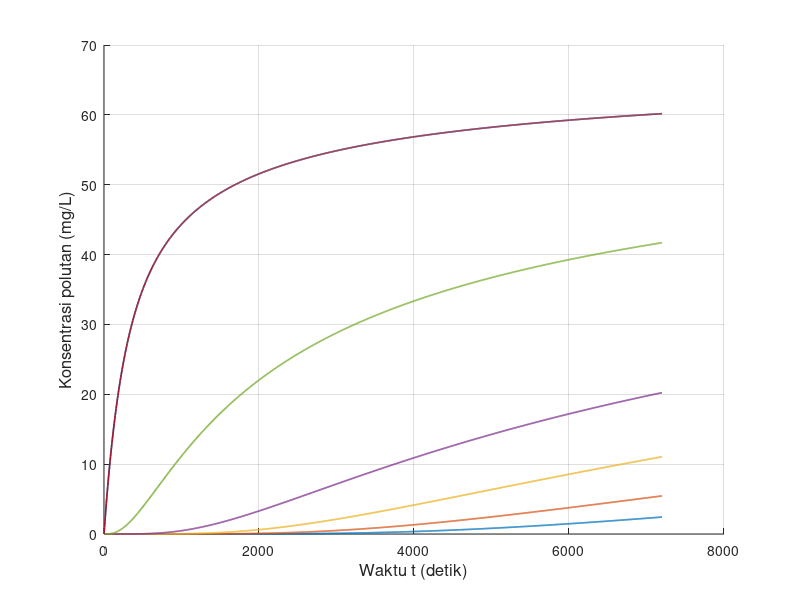

Write MATLAB code to recreate this figure. (Note: this script raises an error after producing the figure.)
clear; clc; close all;

% Feby Syarief Al A`raaf
% 26050124130087
% Oseanografi C
%
% Simulasi difusi 1 dimensi metode FTCS
% Sumber polutan kontinu
% Grafik: konsentrasi polutan terhadap waktu
% NIM = 087, sehingga:
% x = 0, y = 8, z = 7
% Konsentrasi sumber = 10*z = 70 mg/L

x = 0;
y = 8;
z = 7;

folder_output = 'output_Kontinu_FTCS_Terhadap_Waktu';
if ~exist(folder_output, 'dir')
    mkdir(folder_output);
end

Ad1 = 0;
L   = 3000;
T   = 7200;
C   = 10 * z;

scenario(1).nama = 'Skenario 1';
scenario(1).dx   = 15;
scenario(1).dt   = 6;
scenario(1).Ad2  = 0.5;
scenario(1).m    = 15 + z;

scenario(2).nama = 'Skenario 2';
scenario(2).dx   = 30;
scenario(2).dt   = 6;
scenario(2).Ad2  = 0.05;
scenario(2).m    = 30 + z;

scenario(3).nama = 'Skenario 3';
scenario(3).dx   = 15;
scenario(3).dt   = 6;
scenario(3).Ad2  = 1;
scenario(3).m    = 15 + z;

for s = 1:numel(scenario)

    fprintf('\nMemproses %s\n', scenario(s).nama);

    dx  = scenario(s).dx;
    dt  = scenario(s).dt;
    Ad2 = scenario(s).Ad2;
    m   = scenario(s).m;

    n     = 0:dt:T;
    t     = 0:dx:L;
    nmax  = length(n);
    mmax  = length(t);

    alpha1 = (Ad1 * dt) / dx^2;
    alpha2 = (Ad2 * dt) / dx^2;

    fprintf('dx = %.3f m, dt = %.3f s, Ad2 = %.3f m^2/s, m = %d\n', dx, dt, Ad2, m);
    fprintf('nmax = %d, mmax = %d, alpha2 = %.6f\n', nmax, mmax, alpha2);

    if m > mmax
        fprintf('%s tidak dapat diproses karena grid sumber di luar domain.\n', scenario(s).nama);
        continue;
    end

    if alpha2 > 0.5
        fprintf('%s: peringatan, alpha2 > 0.5 sehingga skema FTCS berpotensi tidak stabil.\n', scenario(s).nama);
    end

    F = zeros(nmax, mmax);

    tv = [60 180 360 500 800 1160];
    rv = [10 12 14 16 19 21 23];

    rv_valid = rv(rv >= 1 & rv <= mmax);

    if length(rv_valid) < length(rv)
        fprintf('%s: beberapa grid rv berada di luar domain sehingga tidak digrafikkan.\n', scenario(s).nama);
    end

    history = NaN(nmax, length(rv_valid));

    F(1, m) = C;

    for p = 1:length(rv_valid)
        history(1, p) = F(1, rv_valid(p));
    end

    for na = 1:(nmax - 1)

        F(na, m) = C;

        for i = 2:(mmax - 1)

            if i == m
                F(na + 1, i) = C;
            else
                F(na + 1, i) = (1 - 2 * alpha2) * F(na, i) ...
                             + alpha2 * (F(na, i + 1) + F(na, i - 1));
            end

        end

        F(na + 1, 1)    = F(na + 1, 2);
        F(na + 1, mmax) = F(na + 1, mmax - 1);
        F(na + 1, m)    = C;

        for p = 1:length(rv_valid)
            history(na + 1, p) = F(na + 1, rv_valid(p));
        end

    end

    fig = figure('Visible', 'off', 'Position', [100 100 1400 600]);
    hold on;

    legend_text = {};

    for k = 1:length(rv_valid)
        plot(n, history(:, k), 'LineWidth', 1.2);
        legend_text{end+1} = sprintf('r = %d', rv_valid(k));
    end

    grid on;
    xlabel('Waktu t (detik)', 'FontSize', 12);
    ylabel('Konsentrasi polutan (mg/L)', 'FontSize', 12);
    title(sprintf('%s - Konsentrasi polutan terhadap waktu', scenario(s).nama), ...
          'Feby Syarief-0087-Ose C', 'FontSize', 14, 'FontWeight', 'bold');
    xlim([n(1), n(end)]);

    y_max = max(history(:), [], 'omitnan');
    if isempty(y_max) || isnan(y_max) || y_max <= 0
        ylim([0 1]);
    else
        ylim([0, max(C * 1.2, y_max * 1.1)]);
    end

    set(gca, 'FontSize', 11);

    legend(legend_text, ...
           'Location', 'northwest', ...
           'FontSize', 8, ...
           'NumColumns', 2, ...
           'Box', 'on');

    hold off;

    nama_file = sprintf('ftcs_kontinu_waktu_skenario_%d.png', s);
    saveas(fig, fullfile(folder_output, nama_file));
    close(fig);

    fprintf('%s selesai diproses.\n', scenario(s).nama);

end

fprintf('\nSemua skenario telah selesai diproses.\n');
